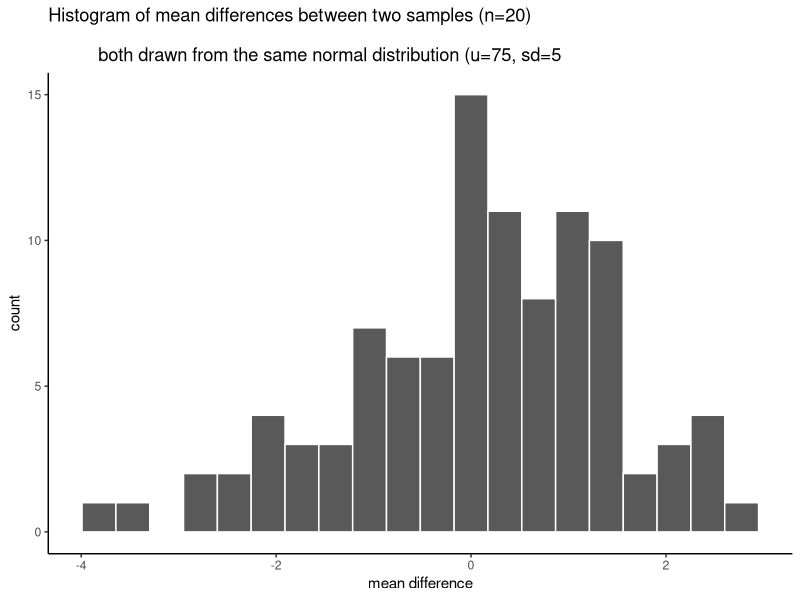
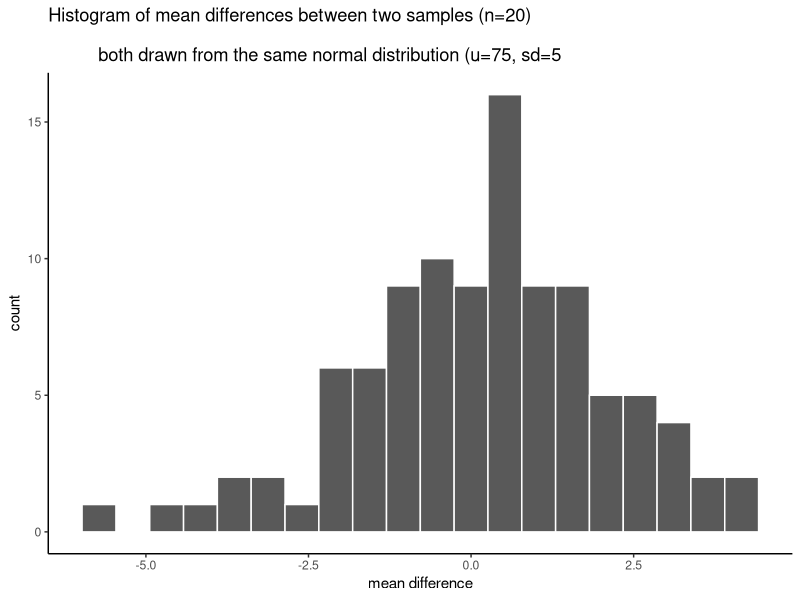

The R source for these figures, in order:
## ---- chunk 1
library(ggplot2)

# set paramaters of simulation

sims_to_run <- 100
sample_n   <- 20
dist_mean  <- 75
dist_sd    <- 5

# run simulation

mean_differences <- length(sims_to_run)
for(i in 1:sims_to_run){
  mean_control_A      <- mean(rnorm(sample_n, dist_mean, dist_sd))
  mean_control_B      <- mean(rnorm(sample_n, dist_mean, dist_sd))
  mean_differences[i] <- mean_control_A - mean_control_B
}

# plot the  distribution of mean difference scores

plot_df <- data.frame(sim=1:sims_to_run,mean_differences)

ggplot(plot_df,aes(x=mean_differences))+
  geom_histogram(bins=20, color="white")+
  theme_classic()+
  ggtitle("Histogram of mean differences between two samples (n=20) \n
          both drawn from the same normal distribution (u=75, sd=5")+
  xlab("mean difference")

## ---- chunk 2
min(mean_differences)
max(mean_differences)

## ---- chunk 3
library(ggplot2)

# set paramaters of simulation

sims_to_run <- 100
sample_n   <- 20
dist_mean  <- 75
dist_sd    <- 5

# run simulation

mean_differences <- length(sims_to_run)
for(i in 1:sims_to_run){
  mean_control_A      <- mean(rnorm(sample_n, dist_mean, dist_sd))
  mean_control_B      <- mean(rnorm(sample_n, dist_mean, dist_sd))
  mean_differences[i] <- mean_control_A - mean_control_B
}

# plot the  distribution of mean difference scores

plot_df <- data.frame(sim=1:sims_to_run,mean_differences)

ggplot(plot_df,aes(x=mean_differences))+
  geom_histogram(bins=20, color="white")+
  theme_classic()+
  ggtitle("Histogram of mean differences between two samples (n=20) \n
          both drawn from the same normal distribution (u=75, sd=5")+
  xlab("mean difference")

min(mean_differences)
max(mean_differences)

